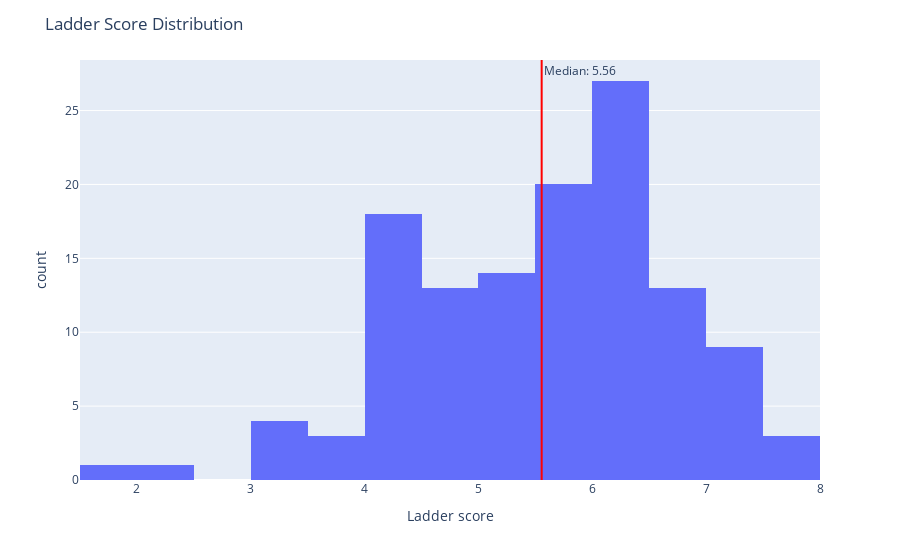

The notebook cell saved with this chart:
### Markdown cell above
## distributions between features

### Code cell
fig = px.histogram(df, 'Ladder score')
median_value = df['Ladder score'].mean()
fig.add_vline(x=median_value, line_dash="solid", line_color="red", annotation_text=f"Median: {median_value:.2f}")
fig.update_layout(title='Ladder Score Distribution')
fig.show()

### Figure 1 — Plotly figure (JSON) as saved in the notebook; plotly's stock layout.template omitted (floating-point values rounded to 4 significant figures)
{"data": [{"alignmentgroup": "True", "bingroup": "x", "hovertemplate": "Ladder score=%{x}<br>count=%{y}<extra></extra>", "legendgroup": "", "marker": {"color": "#636efa", "pattern": {"shape": ""}}, "name": "", "offsetgroup": "", "orientation": "v", "showlegend": false, "type": "histogram", "x": [7.804, 7.586, 7.53, 7.473, 7.403, 7.395, 7.315, 7.24, 7.228, 7.123, 7.097, 7.095, 6.961, 6.911, 6.894, 6.892, 6.859, 6.796, 6.763, 6.661, 6.65, 6.609, 6.589, 6.587, 6.571, 6.494, 6.469, 6.463, 6.455, 6.436, 6.405, 6.334, 6.33, 6.3, 6.265, 6.26, 6.259, 6.213, 6.173, 6.15, 6.144, 6.144, 6.13, 6.129, 6.125, 6.125, 6.122, 6.041, 6.024, 6.023, 6.014, 6.012, 5.968, 5.951, 5.931, 5.902, 5.843, 5.84, 5.825, 5.819, 5.818, 5.763, 5.738, 5.722, 5.703, 5.684, 5.661, 5.63, 5.569, 5.559, 5.526, 5.523, 5.466, 5.36, 5.342, 5.33, 5.329, 5.277, 5.277, 5.275, 5.211, 5.111, 5.109, 5.072, 5.071, 5.035, 4.981, 4.973, 4.954, 4.941, 4.903, 4.876, 4.855, 4.724, 4.638, 4.631, 4.605, 4.555, 4.501, 4.497, 4.487, 4.442, 4.432, 4.397, 4.393, 4.374, 4.372, 4.282, 4.279, 4.198, 4.17, 4.137, 4.12, 4.091, 4.042, 4.036, 4.019, 3.982, 3.694, 3.545, 3.495, 3.435, 3.204, 3.138, 2.392, 1.859], "xaxis": "x", "yaxis": "y"}], "layout": {"annotations": [{"showarrow": false, "text": "Median: 5.56", "x": 5.555, "xanchor": "left", "xref": "x", "y": 1, "yanchor": "top", "yref": "y domain"}], "barmode": "relative", "legend": {"tracegroupgap": 0}, "margin": {"t": 60}, "shapes": [{"line": {"color": "red", "dash": "solid"}, "type": "line", "x0": 5.555, "x1": 5.555, "xref": "x", "y0": 0, "y1": 1, "yref": "y domain"}], "title": {"text": "Ladder Score Distribution"}, "xaxis": {"anchor": "y", "domain": [0, 1], "title": {"text": "Ladder score"}}, "yaxis": {"anchor": "x", "domain": [0, 1], "title": {"text": "count"}}}}
